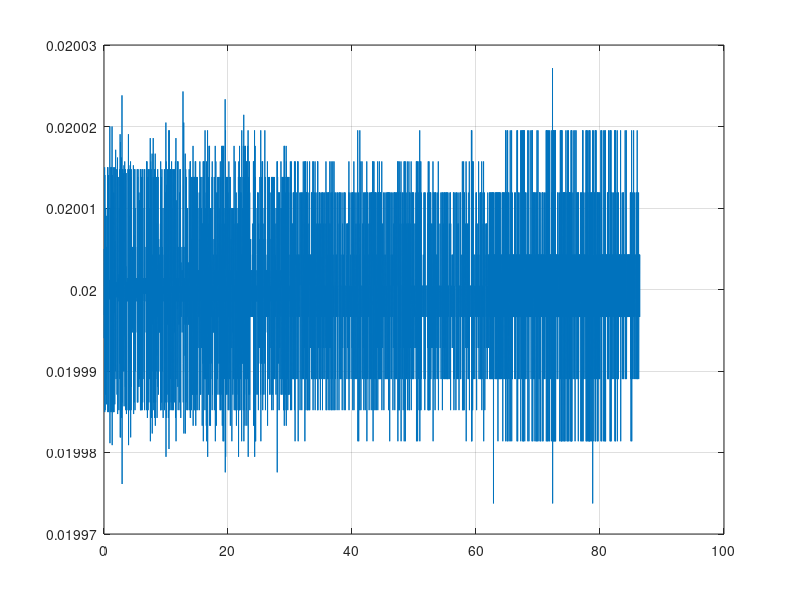

Reproduce this figure in MATLAB. (Note: this script raises an error after producing the figure.)
clc, clear variables
addpath ..\99_fcn_bib\
%%

% addpath ../99_Matlab
% addpath ../21_Measurements/20220714

% data = read_bin_data('log_40805.bin');
load log_40805.mat %  save log_40805 data
Teval = [0.02 inf];

data.time = data.ti; data = rmfield( data , 'ti');
data.Lidar = data.Lidar(:,3);

ind_eval = data.time >= Teval(1) & data.time <= Teval(2);
ti = data.time(ind_eval,:);
ti = ti - ti(1);

% without interpolation
Ts = median(diff(ti))
Ts = 1/50;
time = ti;
N = length(time);

figure(99)
plot(ti(1:end-1), diff(ti)), grid on

Tmean = 5.0;
ind0 = data.time > 1 & data.time < Tmean;
mag0 = median(data.mag(ind0,1:3)).';
Ymag0 = atan2(data.mag(ind0,1), data.mag(ind0,2));
Ymag0 = median(Ymag0);

% without interpolation
gyro    = data.gyr(  ind_eval,:);
acc     = data.acc(  ind_eval,:);
mag     = data.mag(  ind_eval,:);
Lidar   = data.Lidar(ind_eval,:);
OF      = data.OF(   ind_eval,:);
RS      = data.RS(   ind_eval,:);

RPY     = [data.est_RPY(ind_eval,:), data.est_Vxyz(ind_eval,:), data.est_xyz(ind_eval,:)];

FT      = data.cntrl_FT(ind_eval,:);
baro    = data.Baro(ind_eval,:);
RS_yaw  = data.RS_yaw(ind_eval,:);
RS      = data.RS(ind_eval,:);

%%

% Siehe:  ..\20_Literatur\TU_Chemnitz_Transformation_Matrices.pdf, S. 55&56

% extract RS orientation (quaternion -> rpy)
quat_RS = RS(:,4:7);  
ind_first = find(quat_RS(:,1) ~= 0, 1); % before RS is activated, the data contains zeros
quat_RS0 = quat_RS(ind_first,:).';
quat_RS0 = quat_RS0/norm(quat_RS0); % normalize
quat_RS0(2:end) = -quat_RS0(2:end); % conjugate
% rotate quaternion according to initial rotation and convert to rpy
RPY_RS = zeros(N,3);
for i = ind_first:N
    quat_RS_i = quat_RS(i,:)./sqrt(sum(quat_RS(i,:).^2, 2)); % normalize
    quat_RS(i,:) = (quat2QprodR(quat_RS0) * quat_RS_i.').';  % quaternion multiplication
    RPY_RS(i,:)  = quat2rpy(quat_RS(i,:));                   % extract rpy
end
RPY_RS  = unwrap(RPY_RS);

L0 = [0.1795, 0.0026, -0.0159];
% transform to cg
RS = RS(:,1:3);
for i = 1:length(RS)
    % CEB := R <-> CBE := R^T
    RS(i,:) = RS(i,:) - L0 * quat2CBE(quat_RS(i,:)); % RS = RS - R * L0
end

% % extract RS orientation (quaternion -> rpy)
% quat_RS = RS(:,4:7);  
% ind_first = find(quat_RS(:,1) ~= 0, 1); % before RS is activated, the data contains zeros
% quat_RS0 = quat_RS(ind_first,:).';
% quat_RS0 = quat_RS0/norm(quat_RS0); % normalize
% R_RS0 = quat2CEB(quat_RS0);
% % rotate quaternion according to initial rotation and convert to rpy
% RPY_RS = zeros(N,3);
% for i = ind_first:N
%     quat_RS_i = quat_RS(i,:)./sqrt(sum(quat_RS(i,:).^2, 2)); % normalize
%     R_RS_i = quat2CEB(quat_RS_i)*R_RS0.';
%     quat_RS(i,:) = rotm2quat(R_RS_i);
%     RPY_RS(i,:)  = quat2rpy(quat_RS(i,:));                   % extract rpy
% end
% RPY_RS  = unwrap(RPY_RS);
% 
% L0 = [0.1795, 0.0026, -0.0159];
% % transform to cg
% RS = RS(:,1:3);
% for i = 1:length(RS)
%     % CEB := R <-> CBE := R^T
%     RS(i,:) = RS(i,:) - L0 * quat2CBE(quat_RS(i,:)); % RS = RS - R * L0
% end

figure(100)
plot(time, [RPY(:,[1 2 3]), RPY_RS]*180/pi), grid on

% compensate OF with gyro and LiDAR
% -Z*(avg_flowx + wy)
% -Z*(avg_flowy - wx)
scale = 1.0;
vOF(:,1) = (OF(:,1) + scale*gyro(:,2)).*Lidar(:,1);
vOF(:,2) = (OF(:,2) - scale*gyro(:,1)).*Lidar(:,1);
% plot([vOF]), ylim([-4 4])

% compensate LiDAR to height
pzL = Lidar(:,1).*cos(RPY(:,1)).*cos(RPY(:,2));

% uncompensated with orientation (assume we flight always pointing in RealSense initial orientation)
pOF = cumtrapz(vOF(:,[1 2]))*Ts;
pOF = pOF + RS(1,[1 2]);

% define filter
wg = 2*pi*10.0;
Gf = c2d(tf(wg^2, [1 2*0.7*wg wg^2]), Ts, 'tustin');

% uncompensated with orientation (assume we fligh always pointing in RealSense initial orientation)
dRS = diff(RS)/Ts; dRS = [zeros(1,size(dRS,2));dRS];
dRS = filtfilt(Gf.num{1}, Gf.den{1}, dRS);

ddRS = diff(RS)/Ts; ddRS = [zeros(1,size(ddRS,2));ddRS];
ddRS = filtfilt(Gf.num{1}, Gf.den{1}, ddRS);

dLidar = diff(Lidar(:,1))/Ts; dLidar = [zeros(1,size(Lidar(:,1),2));dLidar];
dLidar = filtfilt(Gf.num{1}, Gf.den{1}, dLidar);

ddLidar = diff(dLidar)/Ts; ddLidar = [zeros(1,size(Lidar(:,1),2));ddLidar];
ddLidar = filtfilt(Gf.num{1}, Gf.den{1}, ddLidar);

dpzL = diff(pzL)/Ts; dpzL = [zeros(1,size(Lidar(:,1),2));dpzL];
dpzL = filtfilt(Gf.num{1}, Gf.den{1}, dpzL);

% dpzB = diff(baro)/Ts; dpzB = [zeros(1,size(Lidar(:,1),2));dpzB];
% dpzB = filtfilt(Gf.num{1}, Gf.den{1}, dpzB);

% transform to body velocity
for i = 1:length(dRS)
    dRS(i,:) = dRS(i,:) * (calcRn([0;0;1], RPY_RS(i,3))* ...
                           calcRn([0;1;0], RPY_RS(i,2))* ...
                           calcRn([1;0;0], RPY_RS(i,1)));
    % = ( (Rz_psi * Ry_the * Rx_phi).' * dRS(i,:).' ).'
    % =    dRS(i,:)   * (Rz_psi * Ry_the * Rx_phi)
end

% acc = -kv*v - (w x v) <-> v = 1/kv * (-acc - (w x v))
% - (w x v) = coriolis term
% vy*wz - vz*wy
% vz*wx - vx*wz
% vx*wy - vy*wx

% air resistance coefficient
kvx = 0.2;
kvy = 0.2;
kvz = 1;    % too noisy
vacc = -acc(:,[1 2 3]) + [zeros(N,2), 9.8*ones(N,1)];
vacc(:,1) = vacc(:,1) + 0*(vOF(:,2).*gyro(:,3) - dpzL.*gyro(:,2));
vacc(:,2) = vacc(:,2) + 0*(dpzL.*gyro(:,1) - vOF(:,1).*gyro(:,3));
vacc(:,1) = vacc(:,1)/kvx; vacc(:,2) = vacc(:,2)/kvy; vacc(:,3) = vacc(:,3)/kvz;

% gyr_acc_mag_FT_baro_RS_RScam_RPY_RS = [gyro(:,1:3), acc(:,1:3), mag(:,1:3), FT, baro, RS, RScam, RPY_RS];
% gyr_acc_mag_rspos_rsyaw_lidar = [gyro(:,1:3), acc(:,1:3), mag(:,1:3), RS, RS_yaw];
gyr_acc_mag_rspos_rsyaw_lidar = [gyro(:,1:3), acc(:,1:3), mag(:,1:3), RS, RPY_RS(:,3), Lidar];

Ymag = atan2(gyr_acc_mag_rspos_rsyaw_lidar(:,7), gyr_acc_mag_rspos_rsyaw_lidar(:,8));
Ymag = unwrap(Ymag - Ymag0);

ind = 1:3;
RPYint = cumtrapz(time, gyr_acc_mag_rspos_rsyaw_lidar(:,ind) - 0*mean(gyr_acc_mag_rspos_rsyaw_lidar(time < Tmean,ind)));

% gyr_acc_mag_rspos_rsyaw_lidar = gyr_acc_mag_rspos_rsyaw_lidar(1:14,:);
% gyr_acc_mag_rspos_rsyaw_lidar(:,1)  = [  0.1,  0.5, -0.2,  0.2,  0.3,  0.2, -0.7,  0.5,  0.4, -0.3,  0.2,  0.8, -0.6,  0.2].';
% gyr_acc_mag_rspos_rsyaw_lidar(:,2)  = [ -0.1, -0.3,  0.1,  0.1,  0.1, -0.1, -0.9,  0.1,  0.5, -0.4, -0.2, -0.4,  0.5,  0.8].';
% gyr_acc_mag_rspos_rsyaw_lidar(:,3)  = [  0.5,  0.4, -0.3,  0.2,  0.8, -0.6,  0.2, -0.1, -0.3,  0.1,  0.1,  0.1, -0.1, -0.9].';
% gyr_acc_mag_rspos_rsyaw_lidar(:,4)  = [  0.3, -0.1,  0.7, -0.3, -0.9,  0.1,  0.2,  0.1,  0.5, -0.2,  0.2,  0.3,  0.2, -0.7].';
% gyr_acc_mag_rspos_rsyaw_lidar(:,5)  = [  0.1,  0.5, -0.4, -0.2, -0.4,  0.5,  0.8,  0.1, -0.2, -0.8,  0.2,  0.6,  0.4, -0.4].';
% gyr_acc_mag_rspos_rsyaw_lidar(:,6)  = [ -0.1,  0.3,  0.7,  0.8,  0.9,  0.3, -0.3,  0.3,  0.5,  0.2,  0.1,  0.3, -0.7,  0.0].';
% gyr_acc_mag_rspos_rsyaw_lidar(:,7)  = [  0.1, -0.2, -0.8,  0.2,  0.6,  0.4, -0.4,  0.6, -0.4,  0.4,  0.7,  0.7,  0.5,  0.3].';
% gyr_acc_mag_rspos_rsyaw_lidar(:,8)  = [  0.6, -0.4,  0.4,  0.7,  0.7,  0.5,  0.3,  0.3, -0.1,  0.7, -0.3, -0.9,  0.1,  0.2].';
% gyr_acc_mag_rspos_rsyaw_lidar(:,9)  = [  0.2,  0.1, -0.3,  0.3, -0.2,  0.4,  0.6, -0.2,  0.0, -0.1, -0.2, -0.1,  0.2,  0.3].';
% gyr_acc_mag_rspos_rsyaw_lidar(:,10) = [  0.5, -0.7,  0.5,  0.6, -0.8, -0.2,  0.2,  0.5,  0.6,  0.6, -0.1,  0.4,  0.9,  0.7].';
% gyr_acc_mag_rspos_rsyaw_lidar(:,11) = [  0.2, -0.0,  0.4, -0.2,  0.9, -0.5,  0.6,  0.6, -0.4,  0.7,  0.8, -0.2, -0.3, -0.2].';
% gyr_acc_mag_rspos_rsyaw_lidar(:,12) = [ -0.7,  0.3,  0.2,  0.6, -0.7, -0.7,  0.5,  0.9,  0.9,  0.3,  0.3, -0.0, -0.5,  0.7].';
% gyr_acc_mag_rspos_rsyaw_lidar(:,13) = [  0.3,  0.7,  0.9, -0.7, -3.2, -6.4, -3.2,  0.2, -0.1, -0.3,  0.0,  0.9,  0.7,  0.3].';
% gyr_acc_mag_rspos_rsyaw_lidar(:,13) = unwrap(gyr_acc_mag_rspos_rsyaw_lidar(:,13));

%%

% para.Ts = Ts;
% para.wg_xy = 2*pi*0.1*0;
% para.wg_z  = 2*pi*0.1*0;
% para.g  = 9.81;
% para.kvx = 0.150;
% para.kvy = 0.135;
% para.wm = 2*pi*0.8;
% para.wa_xy = 2*pi*0.7;
% para.wa_z = 2*pi*0;
% para.wrs_psi = 2*pi*0.8;
% para.wfil = 2*pi*15;
% para.nd_rspsi = 2;
% para.nd_rspos = 2;
% para.wrs = 2*pi*4.0;
% para.wrs_z = 2*pi*0.01;

para.Ts = Ts;
para.wg_xy = 2*pi*0.2
para.wg_z  = 2*pi*0.2;
para.g  = 9.81;
para.kvx = 0.2;
para.kvy = 0.2;
para.wm = 2*pi*0.8;
para.wa_xy = 2*pi*0.2;
para.wa_z = 2*pi*0;
para.wrs_psi = 2*pi*0.8;
para.wfil = 2*pi*15;
para.nd_rspsi = 2;
para.nd_rspos = 2;
para.wrs = 2*pi*4.0;
para.wrs_z = 2*pi*0.01;

para.scale_P0 = 1e2;

multpFigNr = 1;
var_fxn = [0.01*[1 1 1], 10*[1 1], 20, 1*[1 1], 1, 0.02*[1 1 10], 1*[1 1], 10, 4*[1 1], 1];
var_gyn = [5.0*[1 1], 1.0*[1 1], 3*[1 1 1]];
rho = 0.1;

x_k = zeros(17,1);
[X_k, Kk, Q_k, R_k, P_k, F_k0, H_k0, P_svd_k, Q_k0, R_k0, P_k0, RPY_k, xi_k, Kmat_k] = ... 
    ekf_RPYVP_17states_no_baro_vel_wrt_earth_delayed_01(gyr_acc_mag_rspos_rsyaw_lidar, x_k, para, var_fxn(1:17), var_gyn, mag0, rho);

% calculate OF with EKF altitude
vOF(:,1) = (OF(:,1) + scale*(gyro(:,2) - X_k(:,11))).*X_k(:,9)./(cos(X_k(:,1)).*cos(X_k(:,2)));
vOF(:,2) = (OF(:,2) - scale*(gyro(:,1) - X_k(:,10))).*X_k(:,9)./(cos(X_k(:,1)).*cos(X_k(:,2)));

% transform to body velocity
vel_X_k = X_k(:,[4 5 6]);
vel_RPY = RPY(:,[4 5 6]);
for i = 1:length(vel_X_k)
    vel_X_k(i,:) = vel_X_k(i,:) * (calcRn([0;0;1], RPY_k(i,3))* ...
                                   calcRn([0;1;0], RPY_k(i,2))* ...
                                   calcRn([1;0;0], RPY_k(i,1)));
    vel_RPY(i,:) = vel_RPY(i,:) * (calcRn([0;0;1], RPY(i,3))* ...
                                   calcRn([0;1;0], RPY(i,2))* ...
                                   calcRn([1;0;0], RPY(i,1)));                       
    % = ( (Rz_psi * Ry_the * Rx_phi).' * vel_k(i,:).' ).'
    % =    vek_k(i,:)   * (Rz_psi * Ry_the * Rx_phi)
end
X_k(:,[4 5 6]) = vel_X_k;
RPY(:,[4 5 6]) = vel_RPY;

% Statisches Kalman-Filter
K_k_stat = dlqr(F_k0.', H_k0.', Q_k0, R_k0).';

Ob = obsv(F_k0, H_k0);
rank(Ob)
cond(Ob)

% format long
% K_k
% K_k_stat
% norm(K_k - K_k_stat)
% format short

eig_d = eig(F_k0 - K_k_stat*H_k0);
eig_c = log(eig_d)/Ts;
fn = abs(eig_c)/2/pi
Dn = cos(pi-angle(eig_c))

if size(X_k, 2) == 17
    Bn0 = [eye(3), zeros(3,1); zeros(17-3,4)];
    Bn0(6,4) = 1;
    sys_d = ss(F_k0 - K_k_stat*H_k0, [-Bn0*Ts, -K_k_stat], eye(17), zeros(17,11), Ts);
elseif size(X_k, 2) == 15
    if size(H_k0, 1) ~= 4
        Bn0 = [eye(3), zeros(3,1); zeros(15-3,4)];
        Bn0(6,4) = 1;
    else
        Bn0 = zeros(15,6);
        Bn0(1:6,1:6) = eye(6);
    end
    sys_d = ss(F_k0 - K_k_stat*H_k0, [-Bn0*Ts, -K_k_stat], eye(15), zeros(15,10), Ts);
elseif size(X_k, 2) == 16
    Bn0 = [eye(3), zeros(3,1); zeros(16-3,4)];
    Bn0(6,4) = 1;
    sys_d = ss(F_k0 - K_k_stat*H_k0, [-Bn0*Ts, -K_k_stat], eye(16), zeros(16,10), Ts);
elseif size(X_k, 2) == 19
    Bn0 = zeros(19,6);
    Bn0(1:6,1:6) = eye(6);
    sys_d = ss(F_k0 - K_k_stat*H_k0, [-Bn0*Ts, -K_k_stat], eye(19), zeros(19,10), Ts);
end

figure(1)
sigma(sys_d), grid on, hold on
xlim([1e-4 1/2/Ts])

% return

%%

YLim_vxy = [-1 1]*2;

figure(creatFigNr(3, multpFigNr))
ax(1) = subplot(311);
% stairs(time, [RPY_RS(:,[1 2]), RPY_k(:,[1 2])]*180/pi), grid on
% legend('Roll RS', 'Pitch RS', 'Roll EKF', 'Pitch EKF', 'location', 'best')
stairs(time, [RPY_RS(:,[1 2]), RPY(:,[1 2]), RPY_k(:,[1 2])]*180/pi), grid on
ylabel('RP-Angle (deg)')
ax(2) = subplot(312);
% plot(time, [Ymag, RPYint(:,3), RPY_RS(:,3), RPY_k(:,3)]*180/pi), grid on
% legend('Magnetometer', 'Gyro-z integrated', 'RS', 'EKF', 'location', 'best')
plot(time, [Ymag, RPYint(:,3), RPY_RS(:,3), RPY(:,3), RPY_k(:,3)]*180/pi), grid on
ylabel('Y-Angle (deg)')
ax(3) = subplot(313);
% plot(time, [dRS(:,[1 2]), X_k(:,[4 5]), vOF]), grid on
% legend('Bvx RS', 'Bvy RS', 'Bvx EKF', 'Bvy EKF', 'Bvx OF', 'Bvy OF', 'location', 'best')
plot(time, [dRS(:,[1 2]), X_k(:,[4 5])]), grid on
legend('Bvx RS', 'Bvy RS', 'Bvx EKF', 'Bvy EKF', 'location', 'best')
xlabel('Time (s)')
ylabel('Vel. (m/s)')
ylim(YLim_vxy)
linkaxes(ax, 'x');
clear ax
xlim([0 time(end)])

figure(creatFigNr(4, multpFigNr))
ax(1) = subplot(311);
plot(time, [X_k(:,[4 5]), vOF]), grid on
ylabel('Vel. (m/s)')
legend('Bvx EKF', 'Bvy EKF', 'Bvx OF', 'Bvy OF', 'location', 'best')
ylim(YLim_vxy)
ax(2) = subplot(312);
plot(time, Kmat_k), grid on
ylim([-1 1]*0.5)
% plot(time, abs(Kmat_k)), grid on
% set(gca, 'YScale', 'log')
% ylim([1e-10 1e0])
ylabel('Kalman-Gain K_k')
ax(3) = subplot(313);
semilogy(time, P_svd_k), grid on
ylim([1e-3 1e4])
xlabel('Time (s)')
ylabel('Eigen Values P')
linkaxes(ax, 'x');
clear ax
xlim([0 time(end)])

figure(creatFigNr(5, multpFigNr))
ax(1) = subplot(311);
plot(time, X_k(:,10:12)*1e3), grid on
ylabel('Gyro Bias (mrad/s)')
legend('b_g_x', 'b_g_y', 'b_g_z', 'location', 'best')
ax(2) = subplot(312);
plot(time, X_k(:,13:15)), grid on
ylabel('Acc. Bias z (m/s^2)')
legend('b_a_x', 'b_a_y', 'b_a_z', 'location', 'best')
ax(3) = subplot(313);
if size(X_k, 2) == 17
    plot(time, X_k(:,16:17)), grid on
    ylabel('Mag. Bias (Gauss)')
elseif size(X_k, 2) == 15 || size(X_k, 2) == 19
    plot(time, zeros(size(time, 1), 2)), grid on
    ylabel('Mag. Bias (Gauss)')
elseif size(X_k, 2) == 16
    plot(time, X_k(:,16)), grid on
    ylabel('RS z Bias (deg)')
%     plot(time, X_k(:,16)*180/pi), grid on
%     ylabel('RS Yaw Bias (deg)')
end
xlabel('Time (s)')
linkaxes(ax, 'x');
clear ax
xlim([0 time(end)])

figure(creatFigNr(6, multpFigNr))
ax(1) = subplot(231);
plot(time, [dRS(:,1), RPY(:,4), X_k(:,4)]), grid on
ylim(YLim_vxy)
ylabel('Bvx (m/s)')
ax(2) = subplot(234);
plot(time, [RS(:,1), RPY(:,7), X_k(:,7)]), grid on
ylabel('Ipx (m)')
xlabel('Time (s)')
ax(3) = subplot(232);
plot(time, [dRS(:,2), RPY(:,5), X_k(:,5)]), grid on
ylim(YLim_vxy)
ylabel('Bvy (m/s)')
ax(4) = subplot(235);
% plot(time, [RS(:,2), X_k(:,8)]), grid on
plot(time, [RS(:,2), RPY(:,8), X_k(:,8)]), grid on
ylabel('Ipy (m)')
xlabel('Time (s)')
ax(5) = subplot(233);
% plot(time, [0*dpzB, dpzL, dRS(:,3), X_k(:,6)]), grid on
plot(time, [dRS(:,3), RPY(:,6), X_k(:,6)]), grid on
ylabel('Bvz (m/s)')
ylim([-1 1])
ax(6) = subplot(236);
% plot(time, [0*baro, pzL, RS(:,3), X_k(:,9)]), grid on
% plot(time, [RS(:,3), X_k(:,9)]), grid on
plot(time, [RS(:,3), RPY(:,9), X_k(:,9)]), grid on
ylabel('Ipz (m)')
xlabel('Time (s)')
legend('RS', 'EKF online', 'EKF', 'location', 'best')
linkaxes(ax, 'x');
clear ax
xlim([0 time(end)])

figure(creatFigNr(7, multpFigNr))
ax(1) = subplot(211);
semilogy(time, P_svd_k), grid on
ylim([1e-3 1e4])
ylabel('Eigen Values P')
ax(2) = subplot(212);
semilogy(time, xi_k), grid on
linkaxes(ax, 'x');
clear ax
xlim([0 time(end)])

figure(creatFigNr(8, multpFigNr))
plot(time, baro(:,1), '.'), grid on, hold on
plot(time, [pzL, RS(:,3), RPY(:,9), X_k(:,9)], '.', 'Linewidth', 2), hold off
ylabel('Ipz (m)')
xlabel('Time (s)')
legend('Baro', 'Lidar', 'RS', 'EKF online', 'EKF', 'location', 'best')
xlim([0 time(end)])
